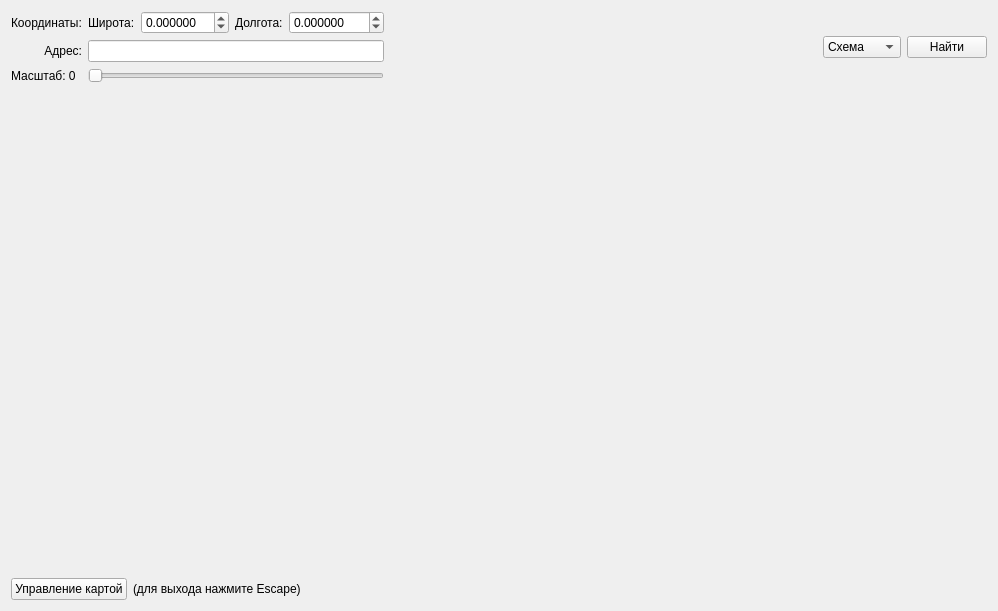
<?xml version="1.0" encoding="UTF-8"?>
<ui version="4.0">
 <class>FormMap</class>
 <widget class="QWidget" name="FormMap">
  <property name="geometry">
   <rect>
    <x>0</x>
    <y>0</y>
    <width>998</width>
    <height>611</height>
   </rect>
  </property>
  <property name="windowTitle">
   <string>Form</string>
  </property>
  <layout class="QGridLayout" name="gridLayout_2">
   <item row="2" column="0" colspan="4">
    <widget class="QLabel" name="Map">
     <property name="text">
      <string/>
     </property>
     <property name="alignment">
      <set>Qt::AlignCenter</set>
     </property>
    </widget>
   </item>
   <item row="0" column="2">
    <widget class="QComboBox" name="TypeMap">
     <property name="sizePolicy">
      <sizepolicy hsizetype="Maximum" vsizetype="Fixed">
       <horstretch>0</horstretch>
       <verstretch>0</verstretch>
      </sizepolicy>
     </property>
     <item>
      <property name="text">
       <string>Схема</string>
      </property>
     </item>
     <item>
      <property name="text">
       <string>Спутник</string>
      </property>
     </item>
     <item>
      <property name="text">
       <string>Гибрид</string>
      </property>
     </item>
    </widget>
   </item>
   <item row="3" column="0" colspan="4">
    <layout class="QHBoxLayout" name="horizontalLayout">
     <property name="spacing">
      <number>6</number>
     </property>
     <property name="sizeConstraint">
      <enum>QLayout::SetMinimumSize</enum>
     </property>
     <item>
      <widget class="QPushButton" name="Button_SettingMap">
       <property name="sizePolicy">
        <sizepolicy hsizetype="Maximum" vsizetype="Maximum">
         <horstretch>0</horstretch>
         <verstretch>0</verstretch>
        </sizepolicy>
       </property>
       <property name="text">
        <string>Управление картой</string>
       </property>
      </widget>
     </item>
     <item>
      <widget class="QLabel" name="Button_SettingMap_label">
       <property name="sizePolicy">
        <sizepolicy hsizetype="Preferred" vsizetype="Maximum">
         <horstretch>0</horstretch>
         <verstretch>0</verstretch>
        </sizepolicy>
       </property>
       <property name="text">
        <string>(для выхода нажмите Escape)</string>
       </property>
      </widget>
     </item>
     <item>
      <spacer name="horizontalSpacer_3">
       <property name="orientation">
        <enum>Qt::Horizontal</enum>
       </property>
       <property name="sizeHint" stdset="0">
        <size>
         <width>40</width>
         <height>20</height>
        </size>
       </property>
      </spacer>
     </item>
    </layout>
   </item>
   <item row="0" column="3">
    <widget class="QPushButton" name="Button_Search">
     <property name="sizePolicy">
      <sizepolicy hsizetype="Maximum" vsizetype="Fixed">
       <horstretch>0</horstretch>
       <verstretch>0</verstretch>
      </sizepolicy>
     </property>
     <property name="text">
      <string>Найти</string>
     </property>
    </widget>
   </item>
   <item row="0" column="1">
    <spacer name="horizontalSpacer">
     <property name="orientation">
      <enum>Qt::Horizontal</enum>
     </property>
     <property name="sizeType">
      <enum>QSizePolicy::Minimum</enum>
     </property>
     <property name="sizeHint" stdset="0">
      <size>
       <width>40</width>
       <height>20</height>
      </size>
     </property>
    </spacer>
   </item>
   <item row="0" column="0">
    <layout class="QGridLayout" name="gridLayout">
     <item row="1" column="5">
      <spacer name="horizontalSpacer_2">
       <property name="orientation">
        <enum>Qt::Horizontal</enum>
       </property>
       <property name="sizeType">
        <enum>QSizePolicy::Minimum</enum>
       </property>
       <property name="sizeHint" stdset="0">
        <size>
         <width>40</width>
         <height>20</height>
        </size>
       </property>
      </spacer>
     </item>
     <item row="0" column="2">
      <widget class="QDoubleSpinBox" name="latitude">
       <property name="sizePolicy">
        <sizepolicy hsizetype="Minimum" vsizetype="Fixed">
         <horstretch>0</horstretch>
         <verstretch>0</verstretch>
        </sizepolicy>
       </property>
       <property name="correctionMode">
        <enum>QAbstractSpinBox::CorrectToNearestValue</enum>
       </property>
       <property name="decimals">
        <number>6</number>
       </property>
       <property name="minimum">
        <double>-90.000000000000000</double>
       </property>
       <property name="maximum">
        <double>90.000000000000000</double>
       </property>
      </widget>
     </item>
     <item row="0" column="0">
      <widget class="QLabel" name="label">
       <property name="sizePolicy">
        <sizepolicy hsizetype="Maximum" vsizetype="Preferred">
         <horstretch>0</horstretch>
         <verstretch>0</verstretch>
        </sizepolicy>
       </property>
       <property name="text">
        <string>Координаты:</string>
       </property>
      </widget>
     </item>
     <item row="2" column="1" colspan="4">
      <widget class="QSlider" name="zoom">
       <property name="sizePolicy">
        <sizepolicy hsizetype="Minimum" vsizetype="Fixed">
         <horstretch>0</horstretch>
         <verstretch>0</verstretch>
        </sizepolicy>
       </property>
       <property name="maximum">
        <number>17</number>
       </property>
       <property name="orientation">
        <enum>Qt::Horizontal</enum>
       </property>
      </widget>
     </item>
     <item row="0" column="4">
      <widget class="QDoubleSpinBox" name="longitude">
       <property name="sizePolicy">
        <sizepolicy hsizetype="Minimum" vsizetype="Fixed">
         <horstretch>0</horstretch>
         <verstretch>0</verstretch>
        </sizepolicy>
       </property>
       <property name="correctionMode">
        <enum>QAbstractSpinBox::CorrectToPreviousValue</enum>
       </property>
       <property name="decimals">
        <number>6</number>
       </property>
       <property name="minimum">
        <double>-180.000000000000000</double>
       </property>
       <property name="maximum">
        <double>180.000000000000000</double>
       </property>
      </widget>
     </item>
     <item row="2" column="0">
      <widget class="QLabel" name="zoom_label">
       <property name="sizePolicy">
        <sizepolicy hsizetype="Maximum" vsizetype="Preferred">
         <horstretch>0</horstretch>
         <verstretch>0</verstretch>
        </sizepolicy>
       </property>
       <property name="text">
        <string>Масштаб: 0</string>
       </property>
      </widget>
     </item>
     <item row="0" column="3">
      <widget class="QLabel" name="longitude_label">
       <property name="sizePolicy">
        <sizepolicy hsizetype="Maximum" vsizetype="Preferred">
         <horstretch>0</horstretch>
         <verstretch>0</verstretch>
        </sizepolicy>
       </property>
       <property name="text">
        <string>Долгота:</string>
       </property>
      </widget>
     </item>
     <item row="1" column="0">
      <widget class="QLabel" name="label_adress">
       <property name="text">
        <string>Адрес:</string>
       </property>
       <property name="alignment">
        <set>Qt::AlignRight|Qt::AlignTrailing|Qt::AlignVCenter</set>
       </property>
      </widget>
     </item>
     <item row="1" column="1" colspan="4">
      <widget class="QLineEdit" name="adress">
       <property name="clearButtonEnabled">
        <bool>true</bool>
       </property>
      </widget>
     </item>
     <item row="0" column="1">
      <widget class="QLabel" name="latitude_label">
       <property name="sizePolicy">
        <sizepolicy hsizetype="Maximum" vsizetype="Preferred">
         <horstretch>0</horstretch>
         <verstretch>0</verstretch>
        </sizepolicy>
       </property>
       <property name="text">
        <string>Широта:</string>
       </property>
      </widget>
     </item>
    </layout>
   </item>
  </layout>
 </widget>
 <resources/>
 <connections/>
</ui>
